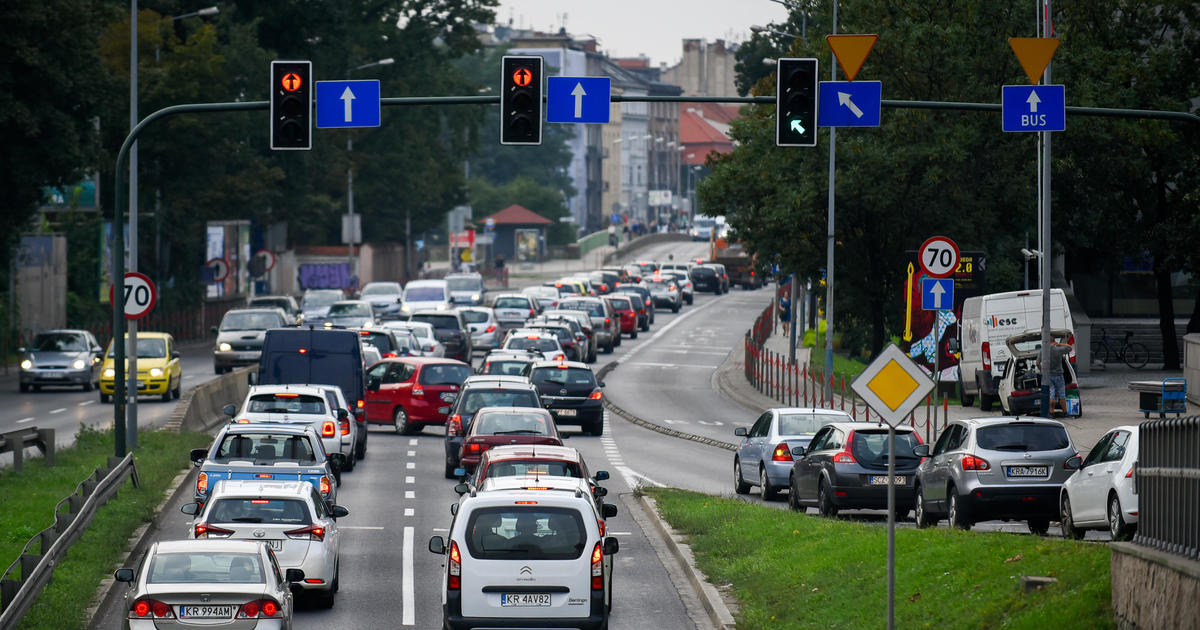
#> input picture CV Lab/Resources/traffic1.jpg, 1200 x 630 px, found by its file name
$ python q3.py
#> lines starting #> are read from the running program, lines starting #| are printed output that depends on the picture; after the words box and inside, x2 and y2 are one past the last pixel; in counts of white or black regions, pixels touching at a corner belong together
import cv2
image=cv2.imread("C:\\Users\\ugcse.PG-CP.000\\Desktop\\210962018\\traffic1.jpg")
#> image is the input picture: shape (630, 1200, 3); mean B, G, R 76.9, 80.2, 74
hsv_image = cv2.cvtColor(image, cv2.COLOR_BGR2HSV)
#> hsv_image: shape (630, 1200, 3); mean H, S, V 82.3, 83.3, 87.9

lb = (0, 100, 100)
ud = (10, 255, 255)
# [7 lines of commented-out code are left out]


mask = cv2.inRange(hsv_image, lb, ud)
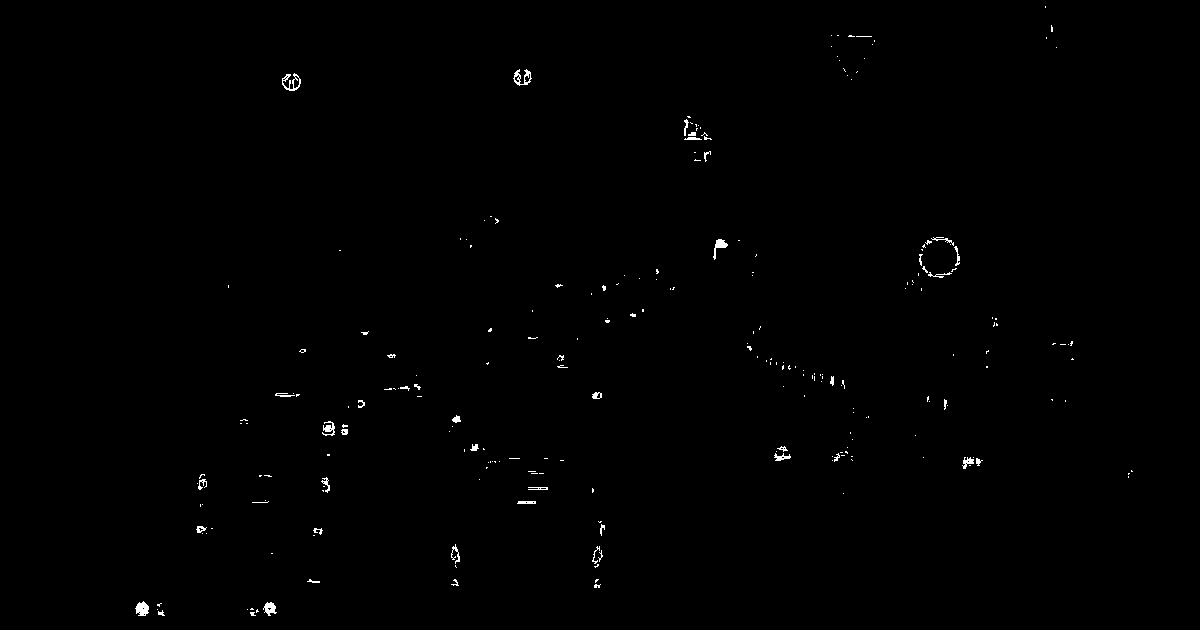
#> mask: shape (630, 1200); 0.4% white in thin lines or dots, all inside (x1, y1, x2, y2) = (135, 6, 1133, 616)
segmented_image = cv2.bitwise_and(image, image, mask=mask)

cv2.imshow('Segmented Image', segmented_image)
cv2.waitKey(0)
cv2.destroyAllWindows()
cv2.imwrite('segmented_image.jpg', segmented_image)

$ run again, with CV Lab/Resources/l3.jpg copied over CV Lab/Resources/traffic1.jpg
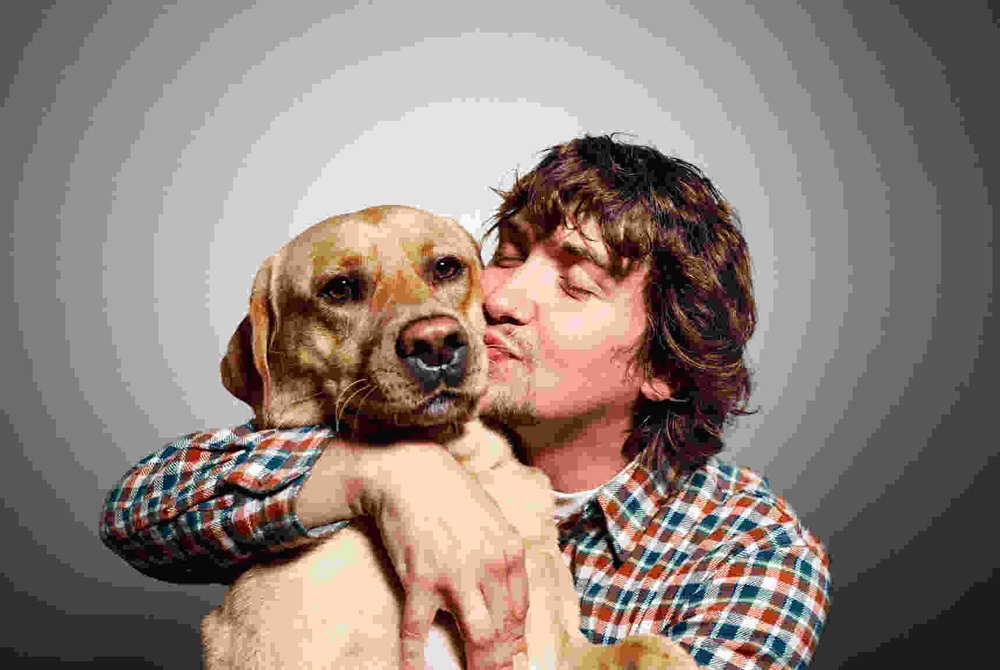
#> input picture CV Lab/Resources/l3.jpg, 1000 x 670 px, shrunk from 1717 x 1151 before the run, found by its file name
#> image is the input picture: shape (670, 1000, 3); mean B, G, R 122.6, 129.1, 142.8
#> hsv_image: shape (670, 1000, 3); mean H, S, V 18.7, 42.9, 143.9
#> `mask = cv2.inRange(hsv_image, lb, ud)`:
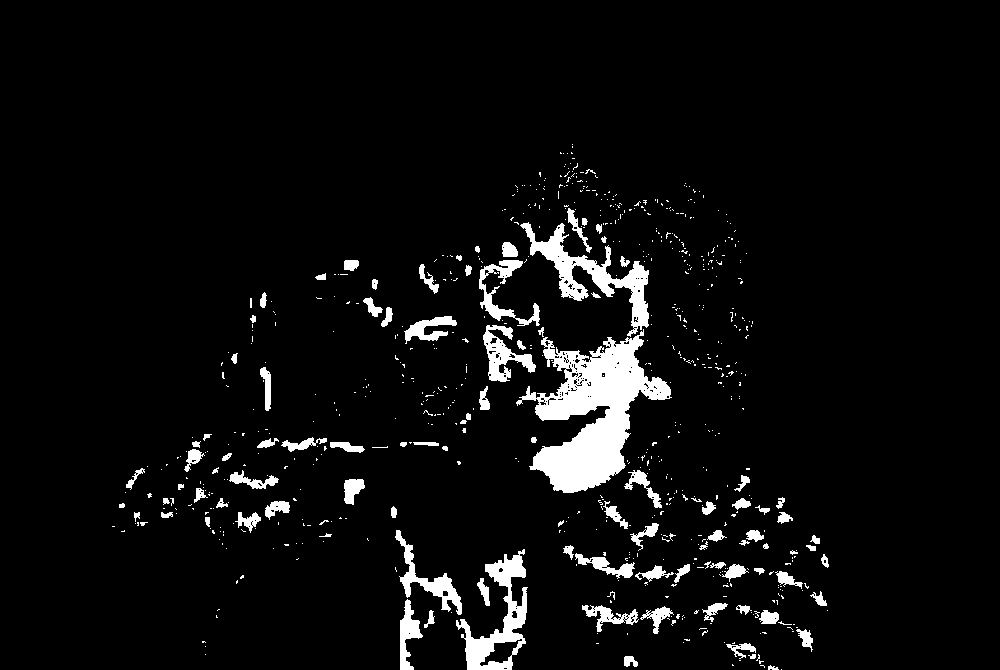
#> mask: shape (670, 1000); 5.3% white; 718 white regions (612 under 20 px), largest, box (x1, y1, x2, y2) and area: (516, 329, 672, 493) 11093, (520, 222, 649, 337) 3516, (456, 549, 528, 670) 2990
#> `segmented_image = cv2.bitwise_and(image, image, mask=mask)`:
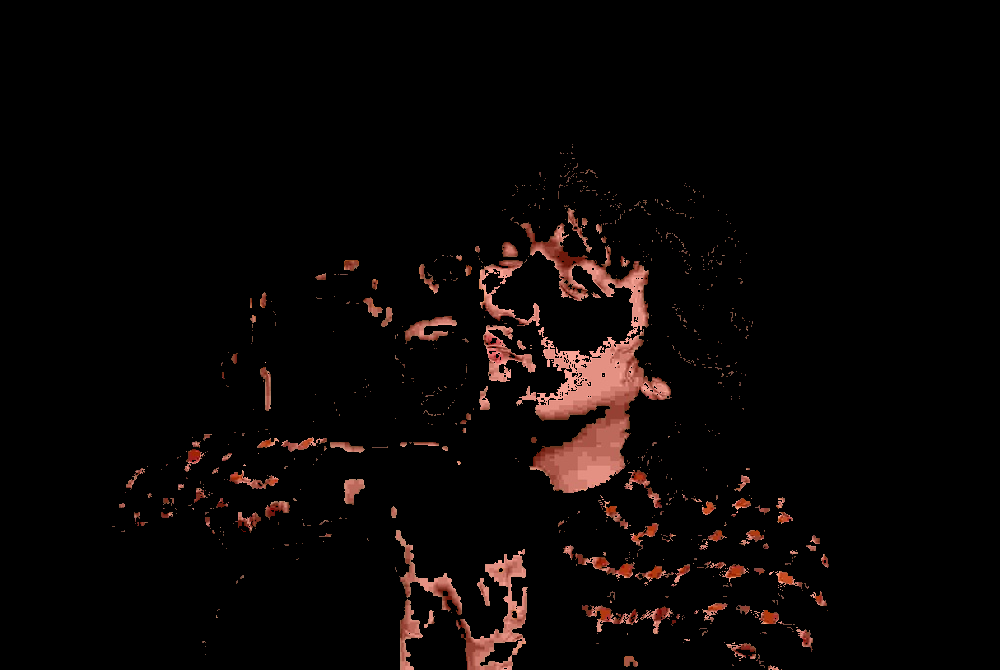
#> segmented_image: shape (670, 1000, 3); mean B, G, R 4.7, 5.5, 9.7

$ run again, with CV Lab/Resources/traffic.jpg copied over CV Lab/Resources/traffic1.jpg
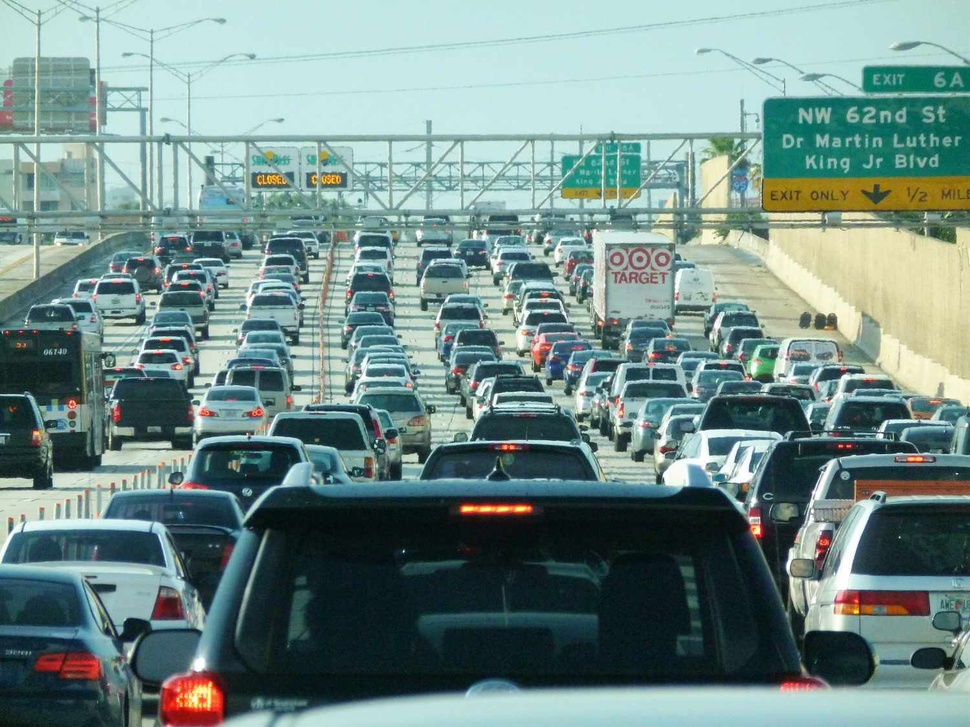
#> input picture CV Lab/Resources/traffic.jpg, 970 x 727 px, shrunk from 1500 x 1125 before the run, found by its file name
#> image is the input picture: shape (727, 970, 3); mean B, G, R 135, 138.9, 113
#> hsv_image: shape (727, 970, 3); mean H, S, V 84.1, 88.2, 143.7
#> `mask = cv2.inRange(hsv_image, lb, ud)`:
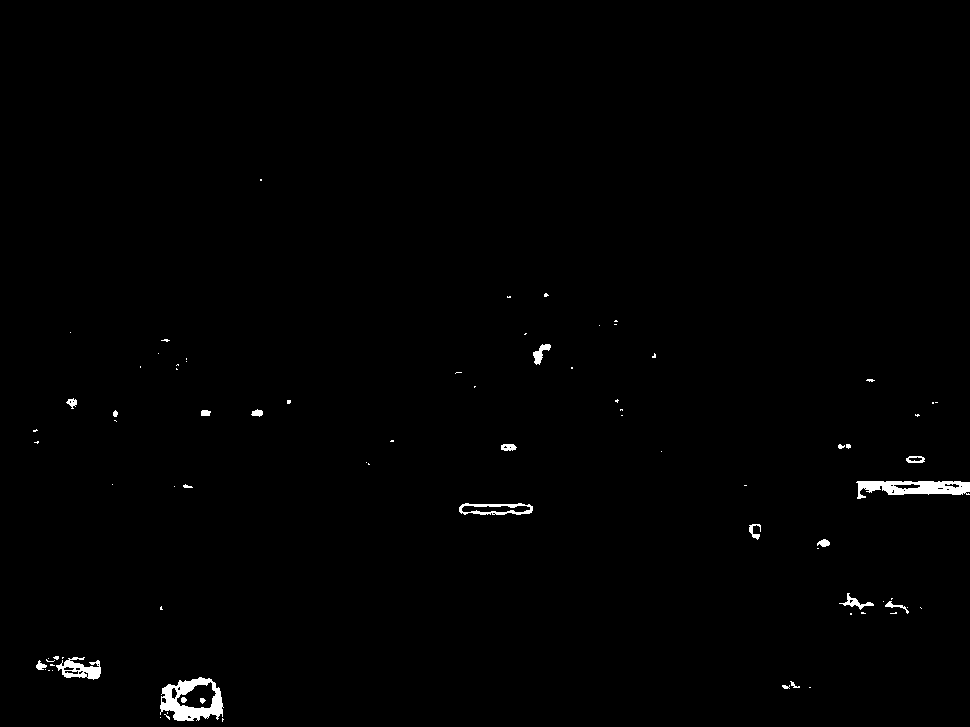
#> mask: shape (727, 970); 0.73% white; 82 white regions (59 under 20 px), largest, box (x1, y1, x2, y2) and area: (160, 677, 224, 721) 1415, (856, 481, 970, 499) 1264, (56, 657, 101, 680) 546
